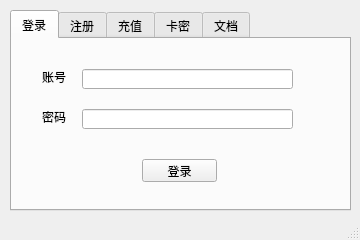
<?xml version="1.0" encoding="UTF-8"?>
<ui version="4.0">
 <class>MainWindowLogin</class>
 <widget class="QMainWindow" name="MainWindowLogin">
  <property name="geometry">
   <rect>
    <x>0</x>
    <y>0</y>
    <width>360</width>
    <height>240</height>
   </rect>
  </property>
  <property name="minimumSize">
   <size>
    <width>360</width>
    <height>240</height>
   </size>
  </property>
  <property name="maximumSize">
   <size>
    <width>360</width>
    <height>240</height>
   </size>
  </property>
  <property name="font">
   <font>
    <family>微软雅黑</family>
   </font>
  </property>
  <property name="windowTitle">
   <string>HiWorker</string>
  </property>
  <widget class="QWidget" name="centralwidget">
   <widget class="QTabWidget" name="tabWidget">
    <property name="geometry">
     <rect>
      <x>10</x>
      <y>10</y>
      <width>341</width>
      <height>201</height>
     </rect>
    </property>
    <property name="currentIndex">
     <number>0</number>
    </property>
    <widget class="QWidget" name="tab">
     <attribute name="title">
      <string>登录</string>
     </attribute>
     <widget class="QLineEdit" name="lineEdit">
      <property name="geometry">
       <rect>
        <x>70</x>
        <y>30</y>
        <width>211</width>
        <height>20</height>
       </rect>
      </property>
     </widget>
     <widget class="QLabel" name="label">
      <property name="geometry">
       <rect>
        <x>30</x>
        <y>30</y>
        <width>31</width>
        <height>16</height>
       </rect>
      </property>
      <property name="text">
       <string>账号</string>
      </property>
     </widget>
     <widget class="QLabel" name="label_2">
      <property name="geometry">
       <rect>
        <x>30</x>
        <y>70</y>
        <width>31</width>
        <height>16</height>
       </rect>
      </property>
      <property name="text">
       <string>密码</string>
      </property>
     </widget>
     <widget class="QLineEdit" name="lineEdit_2">
      <property name="geometry">
       <rect>
        <x>70</x>
        <y>70</y>
        <width>211</width>
        <height>20</height>
       </rect>
      </property>
     </widget>
     <widget class="QPushButton" name="pushButton">
      <property name="geometry">
       <rect>
        <x>130</x>
        <y>120</y>
        <width>75</width>
        <height>23</height>
       </rect>
      </property>
      <property name="text">
       <string>登录</string>
      </property>
     </widget>
    </widget>
    <widget class="QWidget" name="tab_2">
     <attribute name="title">
      <string>注册</string>
     </attribute>
     <widget class="QLineEdit" name="lineEdit_3">
      <property name="geometry">
       <rect>
        <x>70</x>
        <y>70</y>
        <width>211</width>
        <height>20</height>
       </rect>
      </property>
      <property name="text">
       <string/>
      </property>
     </widget>
     <widget class="QLabel" name="label_3">
      <property name="geometry">
       <rect>
        <x>30</x>
        <y>30</y>
        <width>31</width>
        <height>16</height>
       </rect>
      </property>
      <property name="text">
       <string>账号</string>
      </property>
     </widget>
     <widget class="QPushButton" name="pushButton_2">
      <property name="geometry">
       <rect>
        <x>130</x>
        <y>120</y>
        <width>75</width>
        <height>23</height>
       </rect>
      </property>
      <property name="text">
       <string>注册</string>
      </property>
     </widget>
     <widget class="QLabel" name="label_4">
      <property name="geometry">
       <rect>
        <x>30</x>
        <y>70</y>
        <width>31</width>
        <height>16</height>
       </rect>
      </property>
      <property name="text">
       <string>密码</string>
      </property>
     </widget>
     <widget class="QLineEdit" name="lineEdit_4">
      <property name="geometry">
       <rect>
        <x>70</x>
        <y>30</y>
        <width>211</width>
        <height>20</height>
       </rect>
      </property>
     </widget>
    </widget>
    <widget class="QWidget" name="tab_3">
     <attribute name="title">
      <string>充值</string>
     </attribute>
     <widget class="QLineEdit" name="lineEdit_11">
      <property name="geometry">
       <rect>
        <x>70</x>
        <y>70</y>
        <width>211</width>
        <height>20</height>
       </rect>
      </property>
      <property name="text">
       <string/>
      </property>
     </widget>
     <widget class="QLabel" name="label_11">
      <property name="geometry">
       <rect>
        <x>30</x>
        <y>30</y>
        <width>31</width>
        <height>16</height>
       </rect>
      </property>
      <property name="text">
       <string>账号</string>
      </property>
     </widget>
     <widget class="QPushButton" name="pushButton_5">
      <property name="geometry">
       <rect>
        <x>130</x>
        <y>120</y>
        <width>75</width>
        <height>23</height>
       </rect>
      </property>
      <property name="text">
       <string>确认</string>
      </property>
     </widget>
     <widget class="QLabel" name="label_12">
      <property name="geometry">
       <rect>
        <x>30</x>
        <y>70</y>
        <width>31</width>
        <height>16</height>
       </rect>
      </property>
      <property name="text">
       <string>卡密</string>
      </property>
     </widget>
     <widget class="QLineEdit" name="lineEdit_12">
      <property name="geometry">
       <rect>
        <x>70</x>
        <y>30</y>
        <width>211</width>
        <height>20</height>
       </rect>
      </property>
     </widget>
    </widget>
    <widget class="QWidget" name="tab_4">
     <attribute name="title">
      <string>卡密</string>
     </attribute>
     <widget class="QLineEdit" name="lineEdit_13">
      <property name="geometry">
       <rect>
        <x>70</x>
        <y>30</y>
        <width>211</width>
        <height>20</height>
       </rect>
      </property>
     </widget>
     <widget class="QLabel" name="label_13">
      <property name="geometry">
       <rect>
        <x>20</x>
        <y>30</y>
        <width>41</width>
        <height>16</height>
       </rect>
      </property>
      <property name="text">
       <string>兑换码</string>
      </property>
     </widget>
     <widget class="QPushButton" name="pushButton_6">
      <property name="geometry">
       <rect>
        <x>130</x>
        <y>120</y>
        <width>75</width>
        <height>23</height>
       </rect>
      </property>
      <property name="text">
       <string>兑换</string>
      </property>
     </widget>
     <widget class="QLabel" name="label_14">
      <property name="geometry">
       <rect>
        <x>30</x>
        <y>70</y>
        <width>31</width>
        <height>16</height>
       </rect>
      </property>
      <property name="text">
       <string>卡密</string>
      </property>
     </widget>
     <widget class="QLineEdit" name="lineEdit_14">
      <property name="geometry">
       <rect>
        <x>70</x>
        <y>70</y>
        <width>211</width>
        <height>20</height>
       </rect>
      </property>
      <property name="text">
       <string/>
      </property>
     </widget>
    </widget>
    <widget class="QWidget" name="tab_5">
     <attribute name="title">
      <string>文档</string>
     </attribute>
     <widget class="QLabel" name="label_5">
      <property name="geometry">
       <rect>
        <x>120</x>
        <y>70</y>
        <width>91</width>
        <height>21</height>
       </rect>
      </property>
      <property name="text">
       <string>onmyoji.cloud</string>
      </property>
      <property name="textFormat">
       <enum>Qt::AutoText</enum>
      </property>
     </widget>
    </widget>
   </widget>
  </widget>
  <widget class="QStatusBar" name="statusbar"/>
 </widget>
 <resources/>
 <connections/>
</ui>
